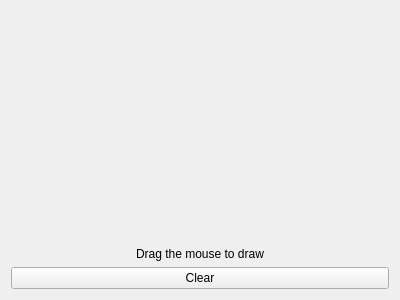
<?xml version="1.0" encoding="UTF-8"?>
<ui version="4.0">
 <class>Form</class>
 <widget class="QWidget" name="Form">
  <property name="geometry">
   <rect>
    <x>0</x>
    <y>0</y>
    <width>400</width>
    <height>300</height>
   </rect>
  </property>
  <property name="windowTitle">
   <string>Form</string>
  </property>
  <layout class="QVBoxLayout" name="verticalLayout">
   <item>
    <widget class="DrawWidget" name="widget" native="true"/>
   </item>
   <item>
    <widget class="QLabel" name="label">
     <property name="sizePolicy">
      <sizepolicy hsizetype="Preferred" vsizetype="Fixed">
       <horstretch>0</horstretch>
       <verstretch>0</verstretch>
      </sizepolicy>
     </property>
     <property name="text">
      <string>Drag the mouse to draw</string>
     </property>
     <property name="alignment">
      <set>Qt::AlignCenter</set>
     </property>
    </widget>
   </item>
   <item>
    <widget class="QPushButton" name="pushButton">
     <property name="text">
      <string>Clear</string>
     </property>
    </widget>
   </item>
  </layout>
 </widget>
 <customwidgets>
  <customwidget>
   <class>DrawWidget</class>
   <extends>QWidget</extends>
   <header location="global">DrawWidget</header>
   <container>1</container>
  </customwidget>
 </customwidgets>
 <resources/>
 <connections/>
</ui>
